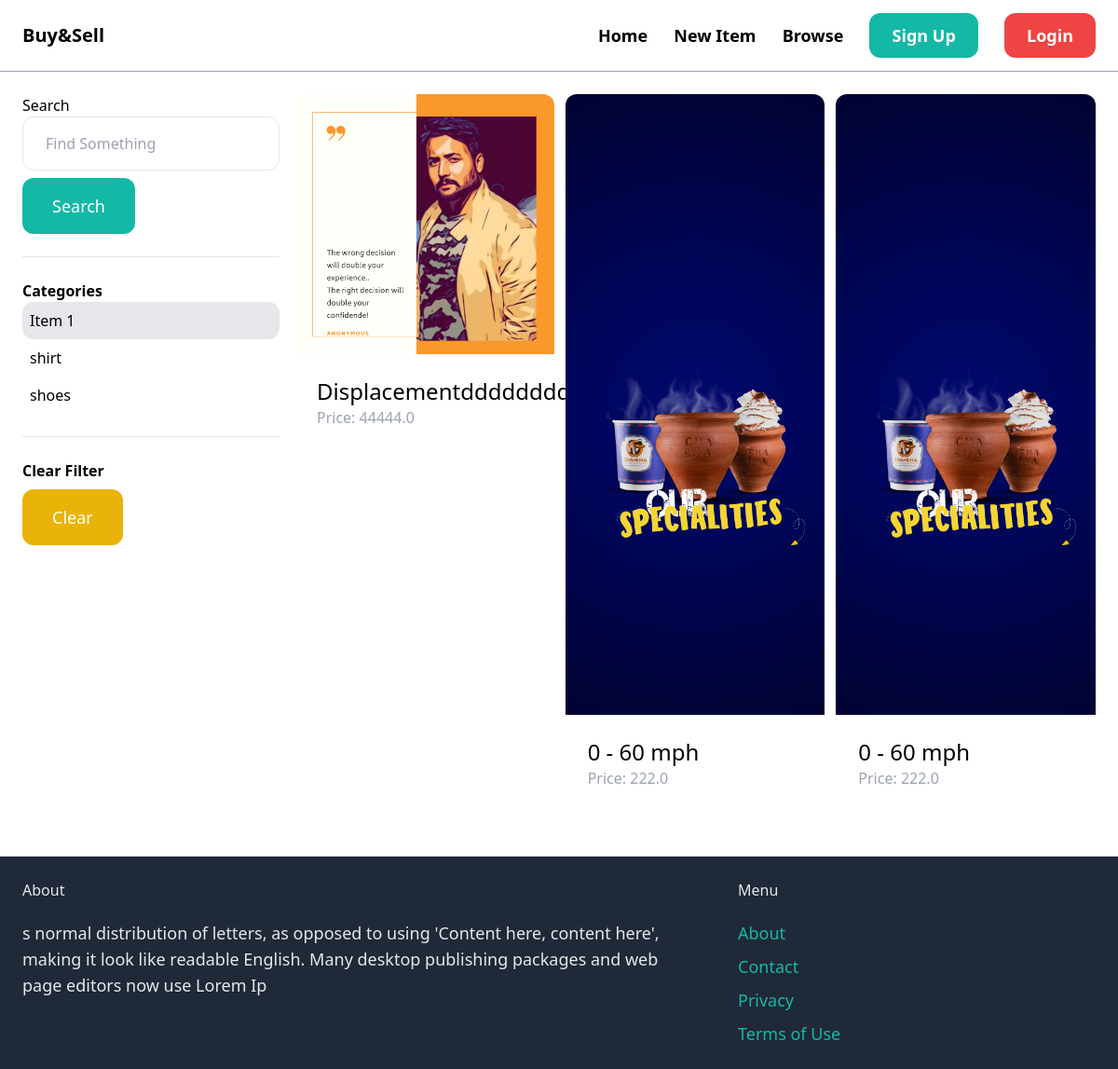
The app's page /item/?query=&category=1 with its own data.
### item/models.py (models this page shows, shortened)
class Category(models.Model):
    name=models.CharField(max_length=255)
    class Meta:
        ordering=('name',)
        verbose_name_plural='Categories'

class Item(models.Model):
    name=models.CharField(max_length=255)
    desc=models.TextField(blank=True,null=True)
    price=models.FloatField()
    is_sold=models.BooleanField(default=False)
    created_at=models.DateTimeField(auto_now_add=True)
    created_by=models.ForeignKey(User,related_name='Items',on_delete=models.CASCADE)
    category=models.ForeignKey(Category,related_name='Items',on_delete=models.CASCADE)
    image=models.ImageField(upload_to='item_images',blank=True,null=True)

### item/views.py (the view)
# urls.py: path('',views.browse,name="items")
def browse(request):
    query = request.GET.get('query', '')
    category_id = request.GET.get('category', 0)
    categories = Category.objects.all()
    items = Item.objects.filter(is_sold=False)
    if category_id:
        items = items.filter(category_id=category_id)
    if query:
        items = items.filter(Q(name__icontains=query) | Q(description__icontains=query))
    return render(request, 'item/items.html', {
        'items': items,
        'query': query,
        'categories': categories,
        'category_id': int(category_id)
    })

### item/templates/item/items.html (shortened to what this page needs)
{% extends 'core/base.html'%}
{%block content%}
<div class="pb-6 grid grid-cols-4 gap-4">
<div class="col-span-1">
<h4>Search </h4>
<form method="get" action="{% url 'item:items'%}">
<input name="query" class="w-full py-4 px-6 border rounded-xl" type="text " value="{{query}}" placeholder="Find Something">
<button class="mt-2 py-4 px-8 text-lg bg-teal-500 text-white rounded-xl">Search</button>
</form>
<hr class="my-6">
<p class="font-semibold">Categories</p>
<ul>
    {% for category in categories %}
    <li class="py-2 px-2 rounded-xl{% if category.id == category_id %} bg-gray-200{% endif %}">
        <a href="{% url 'item:items' %}?query={{ query }}&category={{ category.id }}">{{ category.name }}</a>
    </li>
    {% endfor %}
</ul>
    <hr class="my-6">
    <p class="font-semibold">Clear Filter</p>
    <ul>
        <li><a href="{%url 'item:items'%}" class="mt-2 py-4 px-8 inline-block bg-yellow-500 text-lg rounded-xl text-white">Clear</a></li>
        </ul>
</div>
    <div class="col-span-3">
<div class="grid grid-cols-3 gap-3">
    {% for item in items%}
    <div>
        <a href="{% url 'item:Detail' item.id%}">
            <div><img src="{{item.image.url}}" class="rounded-t-xl"></div>
            <div class="p-6 bg-white rounded-b-xl">
                <h2 class="text-2xl">{{item.name}}</h2>
                <p class="text-gray-400">Price: {{item.price}}</p>
            </div>
        </a>
    </div>
    {% endfor %}
</div>
        </div>
    </div>
{%endblock%}

### core/templates/core/base.html (shortened to what this page needs)
<!DOCTYPE html>
<html>
  <head>
    <script src="https://cdn.tailwindcss.com"></script>
  </head>
  <body>
    <nav class="py-6 px-6 flex justify-between items-center border-b border-gray-400">
<a href="/" class="text-xl font-bold">Buy&Sell</a>
<div class="space-x-6">
<a href="/" class="text-lg font-bold hover:text-pink-600">Home</a>
<a href="{%url 'item:newItem'%}" class="text-lg font-bold hover:text-pink-600">New Item</a>
<a href="{%url 'item:items'%}" class="text-lg font-bold hover:text-pink-600">Browse</a>
{% if request.user.is_authenticated%}
<a href="{%url 'conversation:inbox'%}"
  class="px-6 py-3 text-lg font-bold bg-teal-500 text-white rounded-xl hover:bg-teal-800">Inbox</a>
<a href="{%url 'dashboard:dashboard'%}"
  class="px-6 py-3 text-lg font-bold bg-red-500 text-white rounded-xl hover:bg-red-800">Dashboard</a>
{%else%}
<a href="{% url 'core:signup'%}" class="px-6 py-3 text-lg font-bold bg-teal-500 text-white rounded-xl hover:bg-teal-800">Sign Up</a>
<a href="{% url 'core:login'%}" class="px-6 py-3 text-lg font-bold bg-red-500 text-white rounded-xl hover:bg-red-800">Login</a>
{% endif %}
</div>
    </nav>
    <div class="px-6 py-6">{% block content %} {% endblock %}</div>
    <footer class="px-6 py-6 flex justify-between bg-gray-800">
<div class="w-2/3 pr-10">
  <h3 class="mb-5 font:bold text-gray-200">About</h3>
<p class="text-lg text-gray-200">s normal distribution of letters, as opposed to using 'Content here, content here', making it look like readable English. Many desktop publishing packages and web page editors now use Lorem Ip</p>
</div>
<div class="w-1/3">
  <h3 class="mb-5 font:bold text-gray-200">Menu</h3>
  <ul class="space-y-2">
<li><a href="" class="text-lg text-teal-500 hover:text-teal-700">About</a></li>
<li><a href="{% url 'core:contact'%}" class="text-lg text-teal-500 hover:text-teal-700">Contact</a></li>
<li><a href="" class="text-lg text-teal-500 hover:text-teal-700">Privacy</a></li>
<li><a href="" class="text-lg text-teal-500 hover:text-teal-700">Terms of Use</a></li>
  </ul>
</div>
    </footer>
  </body>
</html>

### records on screen
Category: name "Item 1"
Category: name "shirt"
Category: name "shoes"
Item: image (picture), name "Displacementdddddddddddddd", price "44444.0"
Item: image (picture), name "0 - 60 mph", price "222.0"
Item: image (picture), name "0 - 60 mph", price "222.0"
